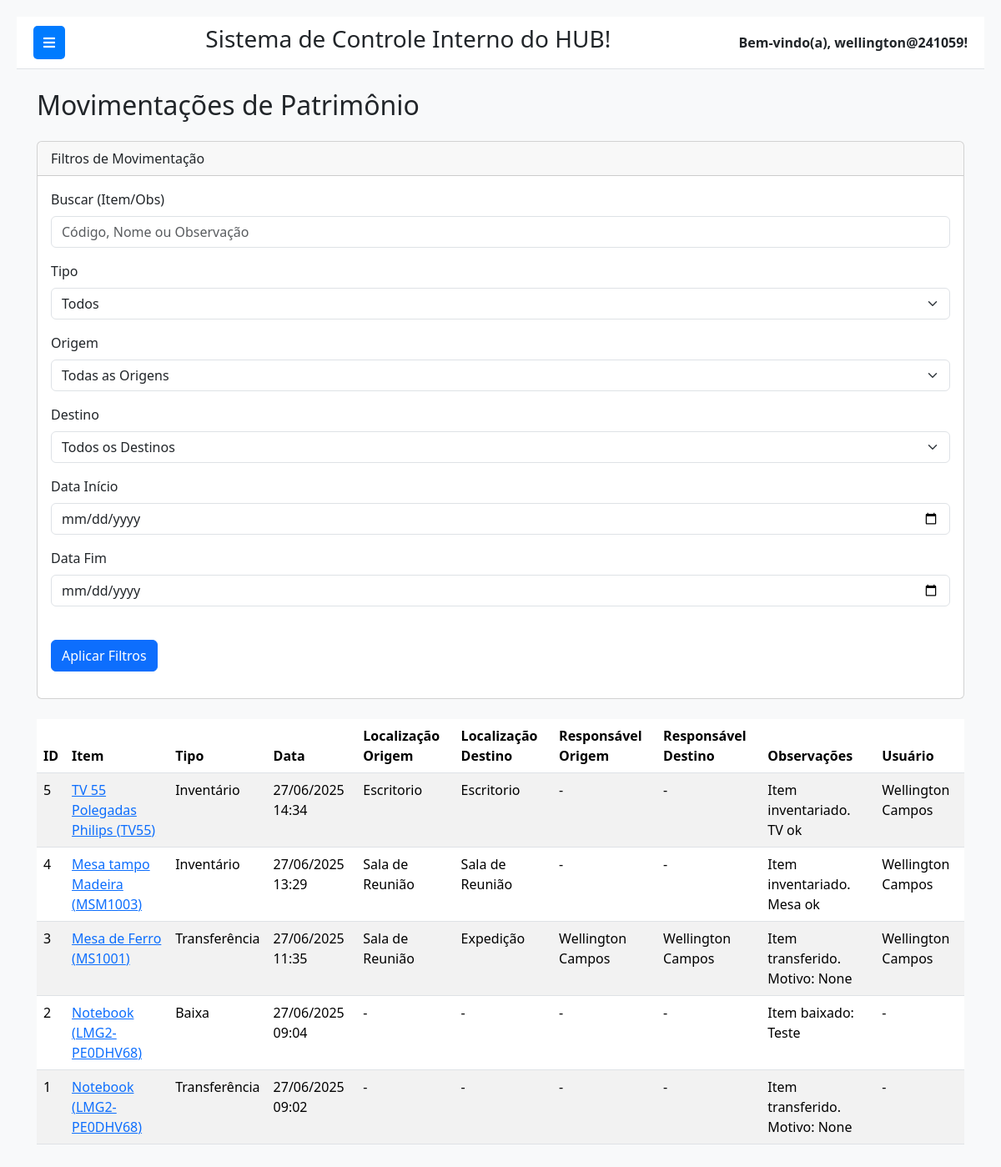
The app's page /patrimonio/movimentacoes/ (signed in) with its own data.
### patrimonio/models.py (models this page shows, shortened)
class MovimentacaoPatrimonio(models.Model):
    TIPO_CHOICES = [
        ('AQUISICAO', 'Aquisição'),
        ('TRANSFERENCIA', 'Transferência'),
        ('BAIXA', 'Baixa'),
        ('MANUTENCAO', 'Manutenção'),
        ('INVENTARIO', 'Inventário'), # Importante para o relatório
    ]
    item = models.ForeignKey(ItemPatrimonio, on_delete=models.CASCADE, related_name='movimentacoes', verbose_name="Item de Patrimônio")
    tipo_movimentacao = models.CharField(max_length=50, choices=TIPO_CHOICES, verbose_name="Tipo de Movimentação")
    data_movimentacao = models.DateTimeField(default=timezone.now, verbose_name="Data da Movimentação")
    observacoes = models.TextField(blank=True, null=True, verbose_name="Observações da Movimentação")
    localizacao_origem = models.ForeignKey(
        LocalizacaoPatrimonio,
        on_delete=models.SET_NULL,
        null=True,
        blank=True,
        related_name='movimentacoes_origem',
        verbose_name="Localização de Origem"
    )
    localizacao_destino = models.ForeignKey(
        LocalizacaoPatrimonio,
        on_delete=models.SET_NULL,
        null=True,
        blank=True,
        related_name='movimentacoes_destino',
        verbose_name="Localização de Destino"
    )
    responsavel_origem = models.ForeignKey(
        settings.AUTH_USER_MODEL,
        on_delete=models.SET_NULL,
        null=True,
        blank=True,
        related_name='movimentacoes_resp_origem',
        verbose_name="Responsável de Origem"
    )
    responsavel_destino = models.ForeignKey(
        settings.AUTH_USER_MODEL,
        on_delete=models.SET_NULL,
        null=True,
        blank=True,
        related_name='movimentacoes_resp_destino',
        verbose_name="Responsável de Destino" # CORRIGIDO: de verbose_2name para verbose_name
    )
    usuario_registro = models.ForeignKey(
        settings.AUTH_USER_MODEL,
        on_delete=models.SET_NULL,
        null=True,
        blank=True,
        related_name='movimentacoes_registradas',
        verbose_name="Usuário do Registro"
    )
    class Meta:
        verbose_name = "Movimentação de Patrimônio"
        verbose_name_plural = "Movimentações de Patrimônio"
        ordering = ['-data_movimentacao']

class ItemPatrimonio(models.Model):
    STATUS_CHOICES = [
        ('ATIVO', 'Ativo'),
        ('BAIXADO', 'Baixado'),
        ('TRANSFERIDO', 'Transferido'),
    ]
    ESTADO_CONSERVACAO_CHOICES = [
        ('NOVO', 'Novo'),
        ('BOM', 'Bom'),
        ('REGULAR', 'Regular'),
        ('RUIM', 'Ruim'),
        ('SUCATA', 'Sucata'),
    ]
    nome = models.CharField(max_length=200, verbose_name="Nome do Bem Patrimonial")
    codigo_patrimonial = models.CharField(max_length=100, unique=True, verbose_name="Código Patrimonial")
    numero_serie = models.CharField(max_length=100, blank=True, null=True, unique=True, verbose_name="Número de Série (Opcional)")
    descricao = models.TextField(blank=True, null=True, verbose_name="Descrição Detalhada")
    data_aquisicao = models.DateField(verbose_name="Data de Aquisição")
    valor_aquisicao = models.DecimalField(max_digits=12, decimal_places=2, verbose_name="Valor de Aquisição (R$)")
    estado_conservacao = models.CharField(
        max_length=20,
        choices=ESTADO_CONSERVACAO_CHOICES,
        default='BOM',
        verbose_name="Estado de Conservação"
    )
    status = models.CharField(
        max_length=20,
        choices=STATUS_CHOICES,
        default='ATIVO',
        verbose_name="Status do Item"
    )
    data_baixa = models.DateField(null=True, blank=True, verbose_name="Data da Baixa")
    motivo_baixa = models.TextField(null=True, blank=True, verbose_name="Motivo da Baixa")
    categoria = models.ForeignKey(
        CategoriaPatrimonio,
        on_delete=models.SET_NULL,
        null=True,
        blank=True,
        related_name='itens_patrimonio',
        verbose_name="Categoria"
    )
    localizacao = models.ForeignKey(
        LocalizacaoPatrimonio,
        on_delete=models.SET_NULL,
        null=True,
        blank=True,
        related_name='itens_patrimonio',
        verbose_name="Localização Atual"
    )
    responsavel_atual = models.ForeignKey(
        settings.AUTH_USER_MODEL,
        on_delete=models.SET_NULL,
        null=True,
        blank=True,
        related_name='bens_patrimonio_responsavel',
        verbose_name="Responsável Atual"
    )
    usuario_registro = models.ForeignKey(
        settings.AUTH_USER_MODEL,
        on_delete=models.SET_NULL,
        null=True,
        blank=True,
        related_name='itens_registrados',
        verbose_name="Registrado Por"
    )
    data_ultima_atualizacao = models.DateTimeField(auto_now=True, verbose_name="Última Atualização")
    data_registro = models.DateTimeField(auto_now_add=True, verbose_name="Data de Registro no Sistema")
    class Meta:
        verbose_name = "Item de Patrimônio"
        verbose_name_plural = "Itens de Patrimônio"
        ordering = ['nome', 'codigo_patrimonial']

class LocalizacaoPatrimonio(models.Model):
    nome = models.CharField(max_length=100, unique=True, verbose_name="Nome da Localização")
    descricao = models.TextField(blank=True, null=True, verbose_name="Descrição da Localização")
    class Meta:
        verbose_name = "Localização de Patrimônio"
        verbose_name_plural = "Localizações de Patrimônio"
        ordering = ['nome']
    def __str__(self):
        return self.nome

### patrimonio/views.py (the view)
# urls.py: path('movimentacoes/', views.listar_movimentacoes, name='listar_movimentacoes'),
@login_required
def listar_movimentacoes(request):
    form = MovimentacaoFilterForm(request.GET)
    movimentacoes_filtradas = MovimentacaoPatrimonio.objects.all()
    if form.is_valid():
        q = form.cleaned_data.get('q')
        tipo_movimentacao = form.cleaned_data.get('tipo_movimentacao')
        localizacao_origem = form.cleaned_data.get('localizacao_origem')
        localizacao_destino = form.cleaned_data.get('localizacao_destino')
        data_inicio = form.cleaned_data.get('data_inicio')
        data_fim = form.cleaned_data.get('data_fim')
        if q:
            movimentacoes_filtradas = movimentacoes_filtradas.filter(
                Q(item__nome__icontains=q) |
                Q(item__codigo_patrimonial__icontains=q) |
                Q(observacoes__icontains=q)
            )
        if tipo_movimentacao:
            movimentacoes_filtradas = movimentacoes_filtradas.filter(tipo_movimentacao=tipo_movimentacao)
        if localizacao_origem:
            movimentacoes_filtradas = movimentacoes_filtradas.filter(localizacao_origem=localizacao_origem)
        if localizacao_destino:
            movimentacoes_filtradas = movimentacoes_filtradas.filter(localizacao_destino=localizacao_destino)
        if data_inicio:
            movimentacoes_filtradas = movimentacoes_filtradas.filter(data_movimentacao__gte=data_inicio)
        if data_fim:
            movimentacoes_filtradas = movimentacoes_filtradas.filter(data_movimentacao__lt=data_fim + timedelta(days=1))
    movimentacoes_filtradas = movimentacoes_filtradas.order_by('-data_movimentacao')
    paginator = Paginator(movimentacoes_filtradas, 10)
    page_number = request.GET.get('page')
    page_obj = paginator.get_page(page_number)
    context = {
        'form': form,
        'movimentacoes': page_obj,
        'page_obj': page_obj,
        'is_paginated': page_obj.has_other_pages,
    }
    return render(request, 'patrimonio/listar_movimentacoes.html', context)

### patrimonio/templates/patrimonio/listar_movimentacoes.html (shortened to what this page needs)
{% extends 'base.html' %}
{% load crispy_forms_tags %}
{% block content %}
<div class="container mt-4">
    <h2 class="mb-4">Movimentações de Patrimônio</h2>
    <div class="card mb-4">
        <div class="card-header">
            Filtros de Movimentação
        </div>
        <div class="card-body">
            <form method="get" class="form-inline mb-3">
                <div class="form-row align-items-center">
                    <div class="col-auto">
                        {{ form.q|as_crispy_field }}
                    </div>
                    <div class="col-auto">
                        {{ form.tipo_movimentacao|as_crispy_field }}
                    </div>
                    <div class="col-auto">
                        {{ form.localizacao_origem|as_crispy_field }}
                    </div>
                     <div class="col-auto">
                        {{ form.localizacao_destino|as_crispy_field }}
                    </div>
                    <div class="col-auto">
                        {{ form.data_inicio|as_crispy_field }}
                    </div>
                    <div class="col-auto">
                        {{ form.data_fim|as_crispy_field }}
                    </div>
                    <div class="col-auto">
                        <button type="submit" class="btn btn-primary mt-4">Aplicar Filtros</button>
                    </div>
                </div>
            </form>
        </div>
    </div>
    <div class="table-responsive">
        <table class="table table-striped table-hover">
            <thead class="thead-dark">
                <tr>
                    <th>ID</th>
                    <th>Item</th>
                    <th>Tipo</th>
                    <th>Data</th>
                    <th>Localização Origem</th>
                    <th>Localização Destino</th>
                    <th>Responsável Origem</th>
                    <th>Responsável Destino</th>
                    <th>Observações</th>
                    <th>Usuário</th>
                </tr>
            </thead>
            <tbody>
                {% for mov in movimentacoes %}
                <tr>
                    <td>{{ mov.id }}</td>
                    <td>
                        {% if mov.item %}
                            <a href="{% url 'patrimonio:detalhar_item_patrimonio' mov.item.pk %}">
                                {{ mov.item.nome }} ({{ mov.item.codigo_patrimonial }})
                            </a>
                        {% else %}
                            Item Indisponível / Removido
                        {% endif %}
                    </td>
                    <td>{{ mov.get_tipo_movimentacao_display }}</td>
                    <td>{{ mov.data_movimentacao|date:"d/m/Y H:i" }}</td>
                    <td>{{ mov.localizacao_origem.nome|default:"-" }}</td>
                    <td>{{ mov.localizacao_destino.nome|default:"-" }}</td>
                    <td>
                        {% if mov.responsavel_origem %}
                            {{ mov.responsavel_origem.get_full_name|default:mov.responsavel_origem.username }}
                        {% else %}
                            -
                        {% endif %}
                    </td>
                    <td>
                        {% if mov.responsavel_destino %}
                            {{ mov.responsavel_destino.get_full_name|default:mov.responsavel_destino.username }}
                        {% else %}
                            -
                        {% endif %}
                    </td>
                    <td>{{ mov.observacoes|default:"-" }}</td>
                    <td>
                        {% if mov.usuario_registro %}
                            {{ mov.usuario_registro.get_full_name|default:mov.usuario_registro.username }}
                        {% else %}
                            -
                        {% endif %}
                    </td>
                </tr>
                {% empty %}
                <tr>
                    <td colspan="10">Nenhuma movimentação de patrimônio encontrada.</td>
                </tr>
                {% endfor %}
            </tbody>
        </table>
    </div>
</div>
{% endblock %}

### templates/base.html (shortened to what this page needs)
{% load static %}
<!DOCTYPE html>
<html lang="pt-br">
<head>
    <link href="https://cdn.jsdelivr.net/npm/bootstrap@5.3.3/dist/css/bootstrap.min.css" rel="stylesheet">
    <link rel="stylesheet" href="https://cdnjs.cloudflare.com/ajax/libs/font-awesome/5.15.4/css/all.min.css" />
</head>
<body>
    <div class="main-content" id="main-content">
        <div class="navbar-top">
            <button class="toggle-btn" id="sidebarToggle">
                <i class="fas fa-bars"></i>
            </button>
            <div class="system-name">
                <h3>Sistema de Controle Interno do HUB!</h3>
            </div>
            <div class="user-info">
                Bem-vindo(a), {{ request.user.username }}!
            </div>
        </div>
        <div class="container-fluid">
            {% block content %}
            {% endblock %}
        </div>
    </div>
</body>
</html>

### templates/base.html (style rules this page uses)
body { display: flex; min-height: 100vh; background-color: #f8f9fa; }
.main-content { flex-grow: 1; padding: 20px; transition: margin-left 0.3s ease-in-out; margin-left: 0; }
.navbar-top { background-color: #ffffff; border-bottom: 1px solid #dee2e6; padding: 10px 20px; display: flex; justify-content: space-between; align-items: center; margin-bottom: 20px; }
.navbar-top .user-info { font-weight: bold; }
.toggle-btn { background-color: #007bff; color: white; border: none; padding: 8px 12px; border-radius: 5px; cursor: pointer; margin-right: 15px; }

### records on screen
MovimentacaoPatrimonio: id "5", item.nome "TV 55 Polegadas Philips", item.codigo_patrimonial "TV55", tipo_movimentacao "Inventário", data_movimentacao "27/06/2025 14:34", localizacao_origem.nome "Escritorio", localizacao_destino.nome "Escritorio", observacoes "Item inventariado. TV ok", usuario_registro.get_full_name "Wellington Campos"
MovimentacaoPatrimonio: id "4", item.nome "Mesa tampo Madeira", item.codigo_patrimonial "MSM1003", tipo_movimentacao "Inventário", data_movimentacao "27/06/2025 13:29", localizacao_origem.nome "Sala de Reunião", localizacao_destino.nome "Sala de Reunião", observacoes "Item inventariado. Mesa ok", usuario_registro.get_full_name "Wellington Campos"
MovimentacaoPatrimonio: id "3", item.nome "Mesa de Ferro", item.codigo_patrimonial "MS1001", tipo_movimentacao "Transferência", data_movimentacao "27/06/2025 11:35", localizacao_origem.nome "Sala de Reunião", localizacao_destino.nome "Expedição", responsavel_origem.get_full_name "Wellington Campos", responsavel_destino.get_full_name "Wellington Campos", observacoes "Item transferido. Motivo: None", usuario_registro.get_full_name "Wellington Campos"
MovimentacaoPatrimonio: id "2", item.nome "Notebook", item.codigo_patrimonial "LMG2-PE0DHV68", tipo_movimentacao "Baixa", data_movimentacao "27/06/2025 09:04", localizacao_origem.nome "-", localizacao_destino.nome "-", observacoes "Item baixado: Teste"
MovimentacaoPatrimonio: id "1", item.nome "Notebook", item.codigo_patrimonial "LMG2-PE0DHV68", tipo_movimentacao "Transferência", data_movimentacao "27/06/2025 09:02", localizacao_origem.nome "-", localizacao_destino.nome "-", observacoes "Item transferido. Motivo: None"

### other values on screen
{{ request.user.username }} "wellington@241059"
